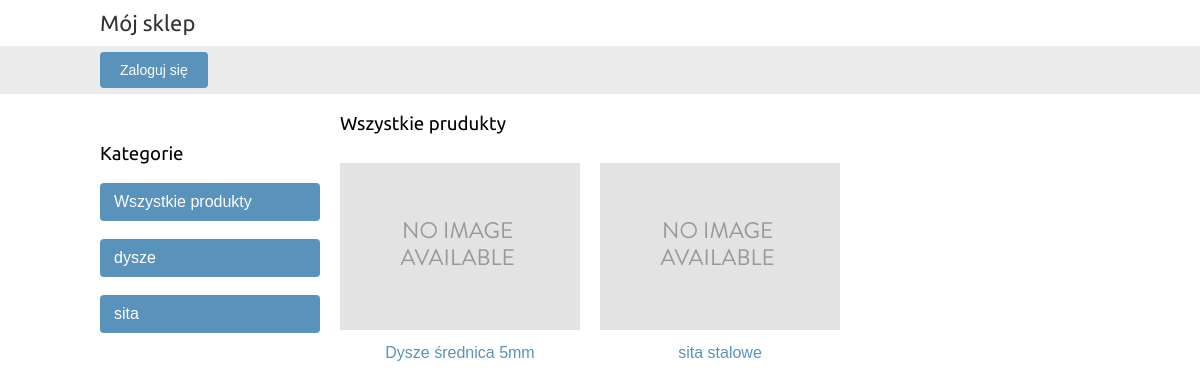
The page / on the database its author committed.
### shop/models.py (models this page shows, shortened)
class Category(models.Model):
    name = models.CharField(max_length=200, unique=True, db_index=True)
    slug = models.SlugField(max_length=200, unique=True, db_index=True)
    class Meta:
        ordering = ('name',)
        verbose_name = 'kategoria'
        verbose_name_plural = 'kategorie'

class Product(models.Model):
    category = models.ForeignKey(Category, related_name='products', on_delete=models.CASCADE)
    type = models.ForeignKey(Type, on_delete=models.CASCADE)
    name = models.CharField(max_length=200, db_index=True, verbose_name='Nazwa produktu')
    slug = models.SlugField(max_length=200, unique=True, db_index=True)
    description = models.TextField(blank=True, verbose_name='Opis')
    image = models.ImageField(upload_to='products/%Y/%m/%d', null=True, blank=True)
    available = models.BooleanField(default=True)
    created = models.DateTimeField(auto_now_add=True)
    updated = models.DateTimeField(auto_now=True)
    class Meta:
        ordering = ('name',)
        verbose_name = 'produkt'
        verbose_name_plural = 'produkty'

### shop/views.py (the view)
# urls.py: path('', views.AllProductsView.as_view(), name='product_list'),
class AllProductsView(View):
    def get(self, request):
        categories = Category.objects.all()
        products = Product.objects.all()
        return render(request, 'product_list.html', {'categories': categories, 'products': products})

### templates/product_list.html (shortened to what this page needs)
{% extends "base.html" %}
{% load static %}
{% block content %}
  <div id="sidebar">
    <h3>Kategorie</h3>
    <ul>
        <li class="selected"><a href="{% url "product_list" %}">Wszystkie produkty</a></li><br>
      {% for category in categories %}
        <li class="selected"><a href="{% url "product_list_by_category" category.slug %}">{{ category.slug }}</a></li><br>
      {% endfor %}
    </ul>
  </div>
  <div id="main" class="product-list">
  <h3>Wszystkie prudukty</h3>
    {% for product in products %}
        <div class="item">
           <a href="{% url "product_details" product.slug %}">
               <img src="{% if product.image %}{{ product.image.url }}{% else %}{% static "img/no_image.png" %}{% endif %}">
           </a>
           <a href="{% url "product_details" product.slug %}">{{ product.name }}</a>
        </div>
    {% endfor %}
  </div>
{% endblock %}

### shop/static/css/base.css (style rules this page uses)
body { display:flex; flex-direction: column; margin:0; padding:0; font-family:helvetica, sans-serif; }
h1, h2, h3, h4, h5 , h6 { font-family: 'Ubuntu', sans-serif; font-weight:normal; }
a { text-decoration:none; color:#5993bb; }
#sidebar { width:220px; padding:30px 20px 0 0; float:left; }
#sidebar ul { margin:0; padding:0; }
#sidebar ul li { margin:0; list-style:none; padding:10px 14px; }
#sidebar ul li a { display:block; }
#sidebar ul li.selected { background:#5993bb; border-radius:4px; }
#sidebar ul li.selected a { color:#fff; }
#main { float:left; width: 96%; margin-right:-220px; overflow:hidden; }
.product-list .item { width:25%; padding:10px 20px 10px 0; float:left; text-align:center; line-height:1.2; }
.product-list .item img { width:100%; margin-bottom:8px; }

### rows shown on the page
Category: slug "dysze"
Category: slug "sita"
Product: name "Dysze średnica 5mm"
Product: name "sita stalowe"
